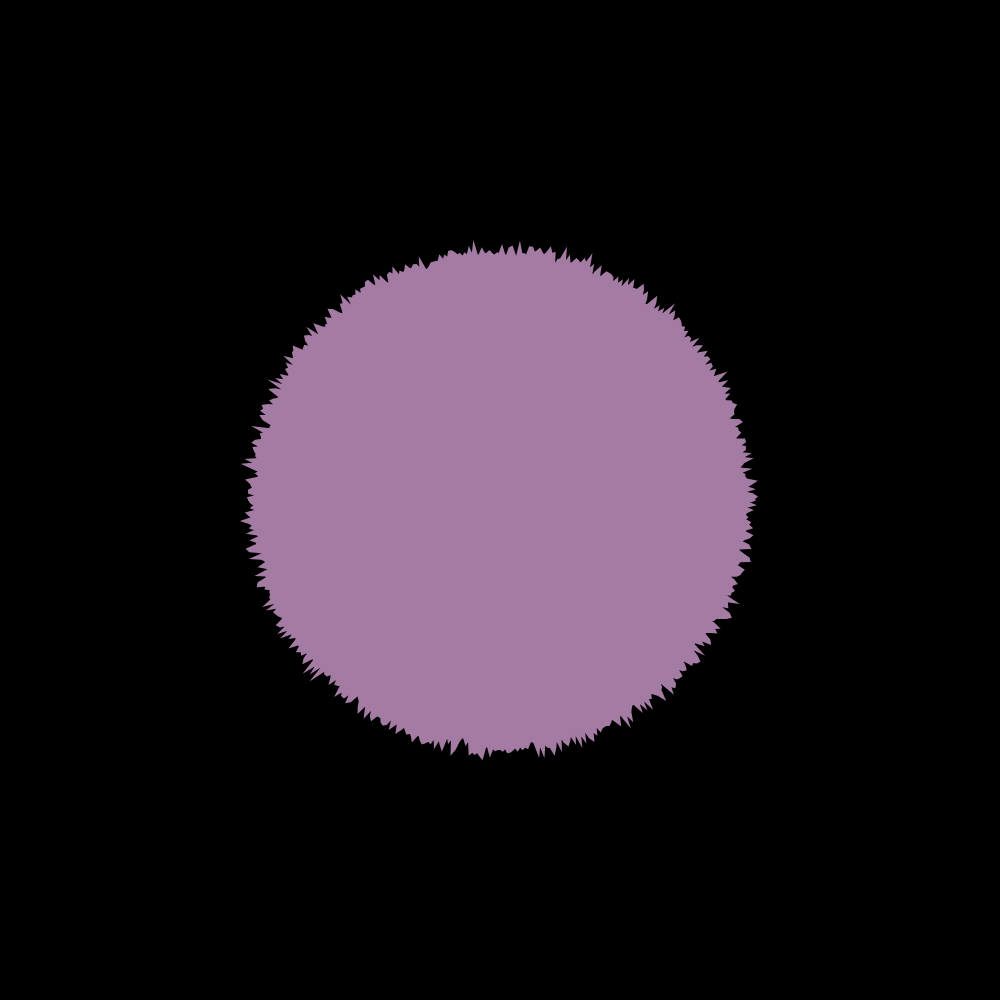
Frame 1 (no input)
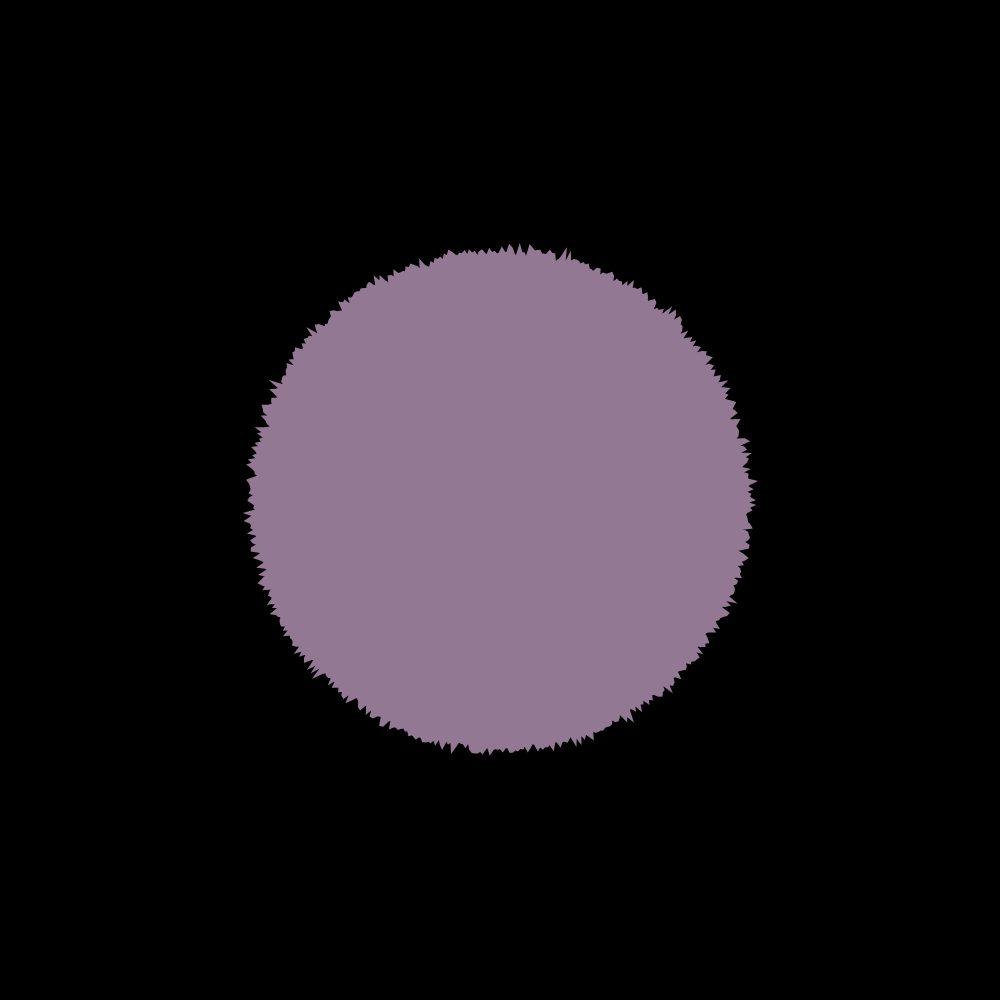
Frame 60 (no input)
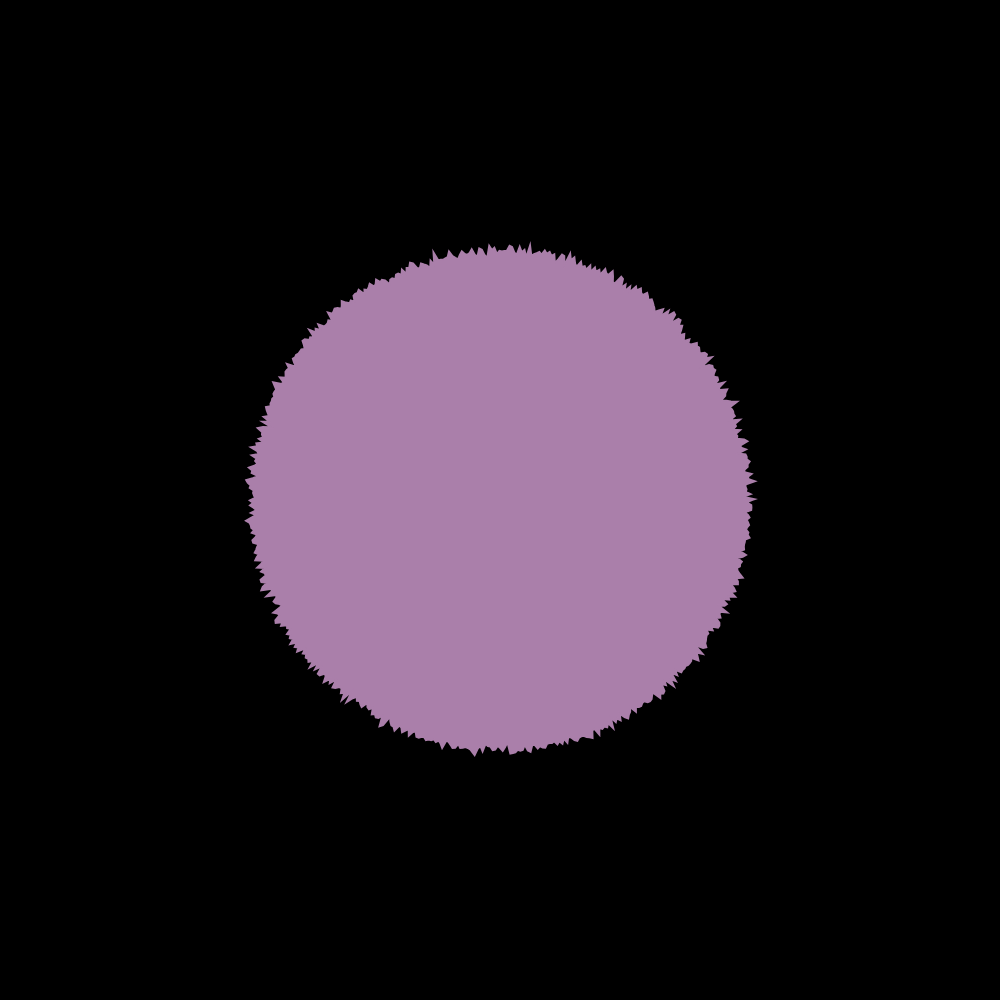
Frame 120 (the mouse pressed at the canvas centre since frame 60)

The p5.js sketch that drew these frames (run headless with seeded random() and noise() and a simulated clock; from frame 60 on, the mouse is pressed at the canvas centre):

// p5.js sketch
// ── sketch.js
// Daniel Shiffman
// https://thecodingtrain.com/challenges/36-blobby

let yoff = 0.0;

let blobby;
function setup() {
  createCanvas(window.innerHeight, window.innerHeight);
  pixelDensity(1);

  let x = width / 2;
  let y = height / 2;
  let radius = 250;
  let xstep = 1;
  let ystep = 0.005;
  let zstep = 0.003;
  let radius_move = 0.05;
  blobby = new Blobby(x, y, radius, xstep, ystep, zstep, radius_move);
}

function draw() {
  background(0);
  blobby.show();
}

// ── blobby.js
class Blobby {
  constructor(x, y, r, xs, ys, zs, h) {
    this.pos = createVector(x, y);
    this.r = r;
    this.yoff = 0;
    this.zoff = 10000;

    this.xstep = xs;
    this.ystep = ys;
    this.zstep = zs;

    this.h = h;
  }

  show() {
    translate(this.pos.x, this.pos.y);
    beginShape();
    let xoff = 0;
    let first = true;
    let fx, fy;
    for (var a = 0; a < TWO_PI; a += 0.01) {
      let offset = map(
        noise(xoff, this.yoff),
        0,
        1,
        -this.r * this.h,
        this.r * this.h
      );
      let rad = this.r + offset;
      for (let i = 0; i < 4; i++) {
        let x = rad * cos(a);
        let y = rad * sin(a);
        if (first) {
          fx = x;
          fy = y;
        }
        vertex(x, y);
        let r = map(noise(xoff, this.yoff), 0, 1, 0, 255);
        let g = map(noise(this.yoff, xoff), 0, 1, 0, 255);
        let b = map(noise(xoff, this.yoff), 0, 1, 0, 255);
        stroke(r, g, b);
        strokeWeight(2);
        fill(r, g, b);
      }
      xoff += this.xstep;
    }
    vertex(fx, fy);
    endShape(CLOSE);

    this.yoff += this.ystep;
    this.zoff += this.zstep;
  }
}

// ── style.css
html, body {
  margin: 0;
  padding: 0;
  background-color: black;
}

canvas {
  display: block;
  position: absolute;
  left: 25%;
}
